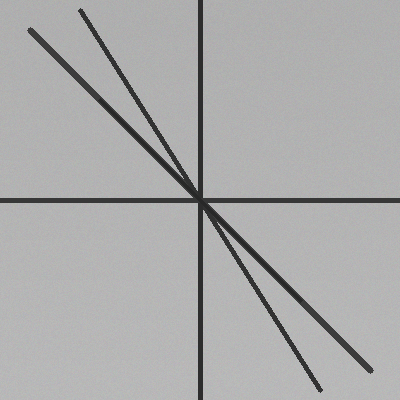
#> input picture defect_scratch.png, 400 x 400 px
$ python -i classical_model.py   (imports and definitions only)   (older library calls are emulated)
#> lines starting #> are read from the running program, lines starting #| are printed output that depends on the picture; after the words box and inside, x2 and y2 are one past the last pixel; in counts of white or black regions, pixels touching at a corner belong together
#> further down, picture is the input picture: shape (400, 400, 3); mean B, G, R 171.8, 171.8, 171.8
from __future__ import annotations

from dataclasses import dataclass
from typing import Dict

import cv2
import numpy as np


@dataclass
class ClassicalAnalysisResult:
    features: np.ndarray
    defect_score: float
    defect_type: str
    heatmap: np.ndarray
    metrics: Dict[str, float]


class ClassicalDefectAnalyzer:
    """Lightweight classical vision stage for hackathon demos.

    The analyzer uses edge density, texture variance, and local contrast to
    approximate whether a product image contains visible defects.
    """

    def preprocess(self, image_bgr: np.ndarray) -> np.ndarray:
        resized = cv2.resize(image_bgr, (256, 256))
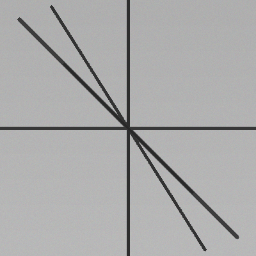
#> resized: shape (256, 256, 3); mean B, G, R 171.7, 171.7, 171.7
        return resized

    def analyze(self, image_bgr: np.ndarray) -> ClassicalAnalysisResult:
        image = self.preprocess(image_bgr)
        gray = cv2.cvtColor(image, cv2.COLOR_BGR2GRAY)
        blur = cv2.GaussianBlur(gray, (5, 5), 0)
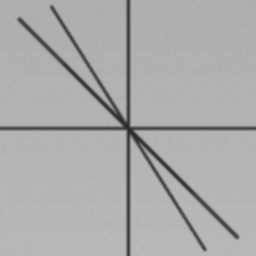
#> blur: shape (256, 256); min 42, max 185, mean 171.7

        edges = cv2.Canny(blur, 60, 160)
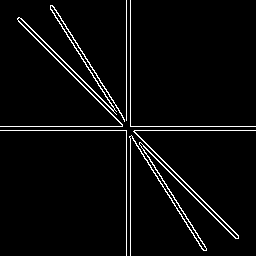
#> edges: shape (256, 256); 3.8% white in thin lines or dots
        laplacian = cv2.Laplacian(blur, cv2.CV_32F)
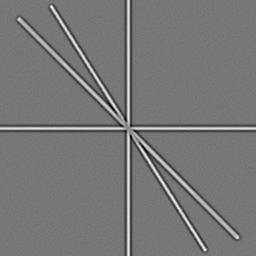
#> laplacian: shape (256, 256) float32; min -51, max 58, mean 0; drawn with min black and max white
        local_diff = cv2.absdiff(gray, cv2.medianBlur(gray, 9))
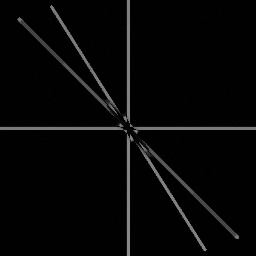
#> local_diff: shape (256, 256); min 0, max 138, mean 6.8

        edge_density = float(np.count_nonzero(edges)) / edges.size
#> edge_density = 0.0384
        texture_variance = float(np.var(laplacian)) / 1000.0
#> texture_variance = 0.0783
        contrast_score = float(np.mean(local_diff)) / 255.0
#> contrast_score = 0.0265
        brightness = float(np.mean(gray)) / 255.0
#> brightness = 0.674

        heatmap_raw = cv2.normalize(
            edges.astype(np.float32) + local_diff.astype(np.float32),
            None,
            0,
            255,
            cv2.NORM_MINMAX,
        ).astype(np.uint8)
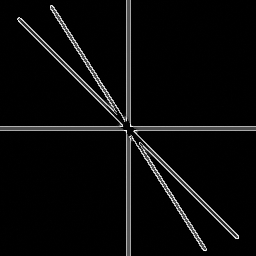
#> heatmap_raw: shape (256, 256); min 0, max 255, mean 10.5
        heatmap_color = cv2.applyColorMap(heatmap_raw, cv2.COLORMAP_JET)
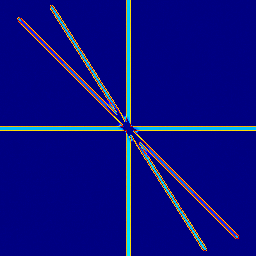
#> heatmap_color: shape (256, 256, 3); mean B, G, R 129.3, 12.4, 9.5

        feature_vector = np.array(
            [edge_density, texture_variance, contrast_score, brightness],
            dtype=np.float32,
        )
#> feature_vector = [0.0384, 0.0783, 0.0265, 0.674]

        defect_score = float(
            np.clip(
                0.45 * edge_density
                + 0.35 * min(texture_variance, 1.0)
                + 0.20 * contrast_score,
                0.0,
                1.0,
            )
        )
#> defect_score = 0.05

        if defect_score > 0.60:
            defect_type = "Crack / severe surface anomaly"
        elif defect_score > 0.38:
            defect_type = "Scratch / moderate texture anomaly"
        else:
            defect_type = "No obvious defect"

        return ClassicalAnalysisResult(
            features=feature_vector,
            defect_score=defect_score,
            defect_type=defect_type,
            heatmap=heatmap_color,
            metrics={
                "edge_density": edge_density,
                "texture_variance": texture_variance,
                "contrast_score": contrast_score,
                "brightness": brightness,
            },
        )

>>> import cv2
>>> picture = cv2.imread('defect_scratch.png')
>>> result = ClassicalDefectAnalyzer().analyze(picture)

$ run again, on good_product.png
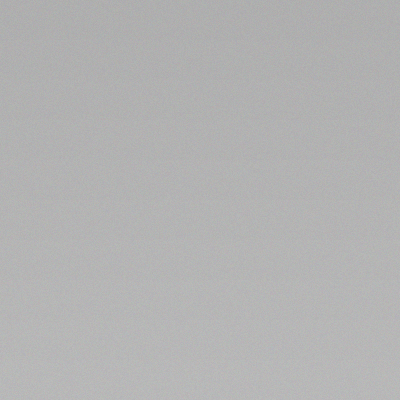
#> input picture good_product.png, 400 x 400 px
#> picture is the input picture: shape (400, 400, 3); mean B, G, R 179, 179, 179
#> edges: shape (256, 256); every value is 0
#> in analyze, `local_diff = cv2.absdiff(gray, cv2.medianBlur(gray, 9))`:
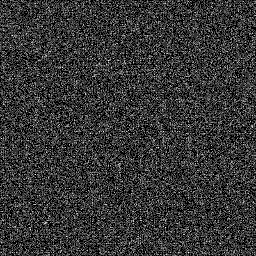
#> local_diff: shape (256, 256); min 0, max 5, mean 1.06; drawn with min black and max white
#> edge_density = 0
#> texture_variance = 0.00148
#> contrast_score = 0.00414
#> brightness = 0.702
#> in analyze, `heatmap_color = cv2.applyColorMap(heatmap_raw, cv2.COLORMAP_JET)`:
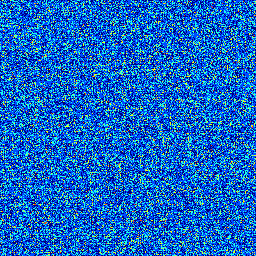
#> heatmap_color: shape (256, 256, 3); mean B, G, R 198.2, 101.9, 20.2
#> feature_vector = [0, 0.00148, 0.00414, 0.702]
#> defect_score = 0.00135
